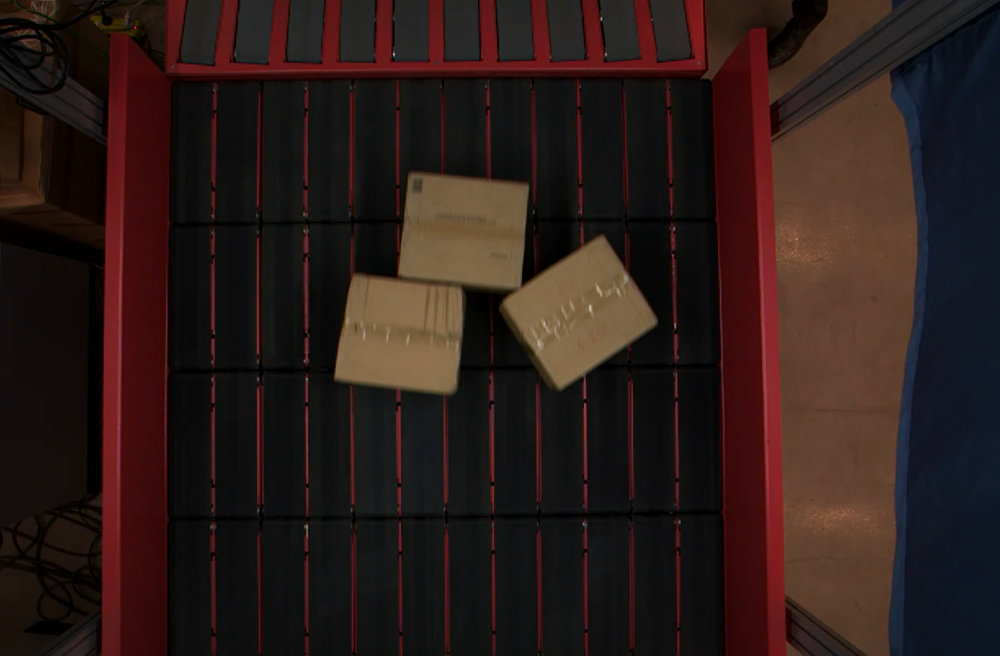
//> input picture box4.png, 1000 x 656 px, shrunk from 1291 x 847 before the run
$ ./Lap_test   (built with g++ and OpenCV 4)
//> lines starting //> are read from the running program, lines starting //| are printed output that depends on the picture; after the words box and inside, x2 and y2 are one past the last pixel; in counts of white or black regions, pixels touching at a corner belong together

/*
读取图像，将原图上进行pyrMeanShiftFiltering()处理，保留更多的边缘信息，
在平滑区进行滤波，保证后面二值化时的效果更好，
转成单通道，二值处理，进行距离变换，将距离变换的结果归一化，找到山峰
再一次进行二值化处理，转到CV_8U类型的图像
进行轮廓发现，绘制轮廓，每次绘制轮廓时用不同的值对每个轮廓进行标记
关键：画一个圆作为标记这个不理解
对原图形态学腐蚀，去除干扰
使用watershed函数，得到maskers
根据masker中的像素值，索引颜色填充
*/

#include<opencv2\core\core.hpp>
#include<opencv2\highgui\highgui.hpp>
#include<opencv2\imgproc\imgproc.hpp>
#include<opencv2\opencv.hpp>
#include<iostream>

using namespace std;
using namespace cv;

int main(int argc, char** argv) {
	Mat src = imread("./box4.png");
//> src is the input picture: 656 rows x 1000 cols, CV_8UC3; mean B, G, R 25.1, 28, 44
    // Rect sel = Rect(210,100,710,747);
    // src = src(sel);
	if (src.empty()) {
		printf("could not load image...\n");
		return -1;
	}
	namedWindow("input image", cv::WINDOW_AUTOSIZE);
	imshow("input image", src);
	// Mat kernel = (Mat_<int>(3,3)<<4,4,4,4,-32,4,4,4,4);
	Mat gray, binary, shifted;
 	//锐化
	// filter2D(src,src,src.depth(),kernel);
	// 将灰度值相近的元素进行聚类，将颜色数据差距不大的像素点合成一个颜色，方便后续处理
	// 去边缘保留滤波，参数：输入图像，输出图像，空间窗的半径，色彩窗的半径
	pyrMeanShiftFiltering(src, shifted, 21, 21);


	imshow("shifted", shifted);
	//滤波后的二值化
	cvtColor(shifted, gray, COLOR_BGR2GRAY);
	// Laplacian(gray,gray,CV_16S,1,1,0);
	// convertScaleAbs(gray,gray);
	threshold(gray, binary, 0, 255, THRESH_BINARY | THRESH_OTSU);
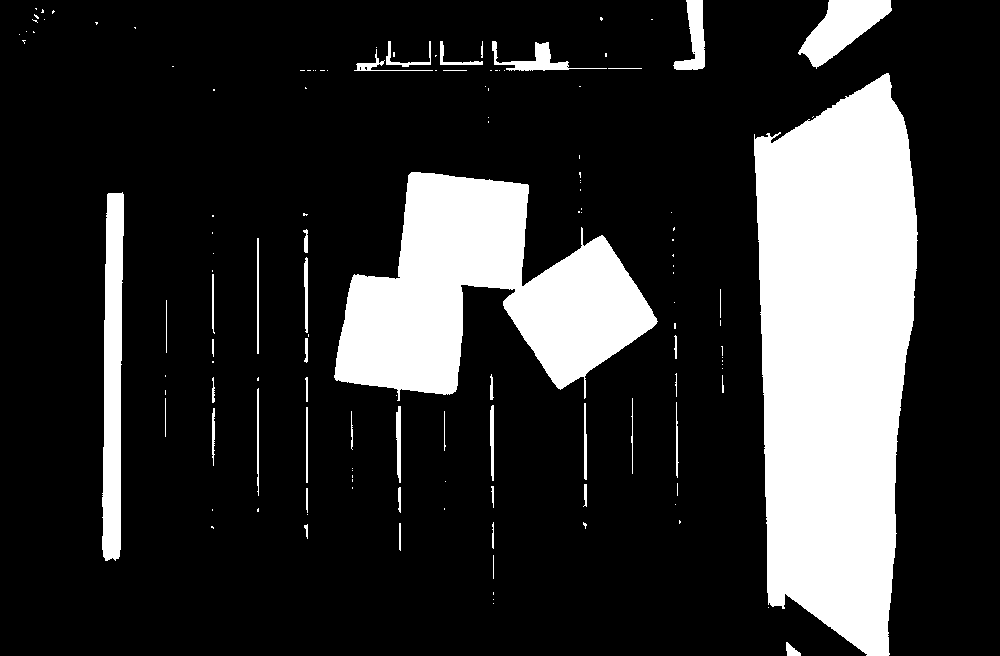
//> binary: 656 rows x 1000 cols, CV_8UC1; 19.7% white; 136 white regions (90 under 20 px), largest, box (x1, y1, x2, y2) and area: (754, 73, 918, 656) 73677, (334, 172, 658, 401) 39428, (102, 192, 124, 561) 6436
	imshow("binary", binary);

	// distance transform
	Mat dist;
	distanceTransform(binary, dist, DistanceTypes::DIST_L2, 3, CV_32F);
	normalize(dist, dist, 0, 1, NORM_MINMAX);//归一化
	imshow("distance result", dist);

	// binary
	threshold(dist, dist, 0.4, 1, THRESH_BINARY);
//> dist: 656 rows x 1000 cols, CV_32FC1; values 0 (black) and 1 (white), 6.7% white; 3 white regions, box (x1, y1, x2, y2) and area: (787, 120, 886, 609) 35402, (369, 206, 495, 361) 5897, (542, 276, 618, 349) 2874
	// threshold(dist, dist, 0,255,THRESH_BINARY | THRESH_OTSU);
	imshow("distance binary", dist);

	// markers
	Mat dist_m;
	dist.convertTo(dist_m, CV_8UC1);				//执行后，dist_m的像素值十分的小，扩大了1000倍，才看出来了轮廓
//> dist_m: 656 rows x 1000 cols, CV_8UC1; values 0 (black) and 1 (white), 6.7% white; 3 white regions
	imshow("dist", dist);							//差点误以为dist_m是一张黑图

	//finContours只支持CV_8UC1的格式，所以要进行通道转换
	vector<vector<Point>> contours;
	findContours(binary, contours, RETR_EXTERNAL, CHAIN_APPROX_SIMPLE, Point(0, 0));
//> contours = 136 contours, 106 with area under 20; largest, box (x1, y1, x2, y2) and area: (754, 73, 918, 656) 72988, (334, 172, 658, 401) 38815, (102, 192, 124, 561) 6054, (798, 0, 892, 69) 3070, (673, 0, 705, 70) 1018
	imshow("dist_m", dist_m);
	// create markers

	Mat markers = Mat::zeros(src.size(), CV_32SC1);// 如果使用 CV_8UC1 ，watershed 函数会报错
												   //因为masker最后的边缘存储是-1，所以必须使用有符号的
	for (size_t t = 0; t < contours.size(); t++) {
		drawContours(markers, contours, static_cast<int>(t), Scalar::all(static_cast<int>(t) + 1), -1);//轮廓数字编号
	}
//> this loop made 136 passes
//> markers: 656 rows x 1000 cols, CV_32SC1; 137 distinct labels, from 0 to 136
	circle(markers, Point(5, 5), 30, Scalar(255), -1);
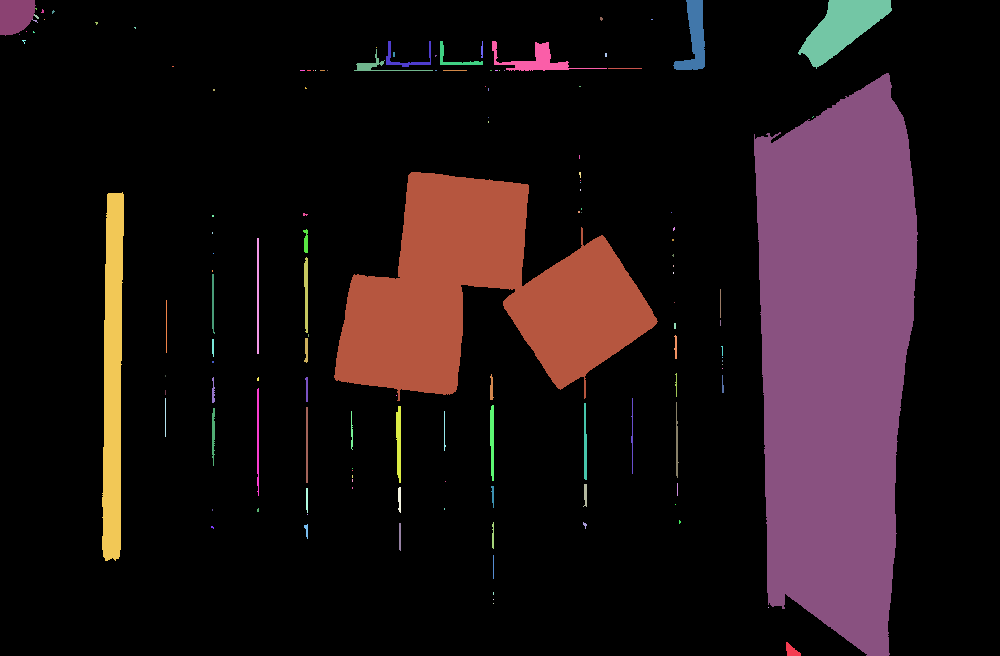
//> markers: 656 rows x 1000 cols, CV_32SC1; 138 distinct labels, from 0 to 255; one colour per label, 0 black
// 创建marker，标记的位置如果在要分割的图像块上会影响分割的结果，如果不创建，分水岭变换会无效
	// imshow("markers", markers * 10000);


	// 形态学操作 - 彩色图像，目的是去掉干扰，让结果更好
	Mat k = getStructuringElement(MORPH_RECT, Size(3, 3), Point(-1, -1));
	morphologyEx(src, src, MORPH_ERODE, k);// 腐蚀，去粘连部位的干扰

	// 完成分水岭变换
	watershed(src, markers);
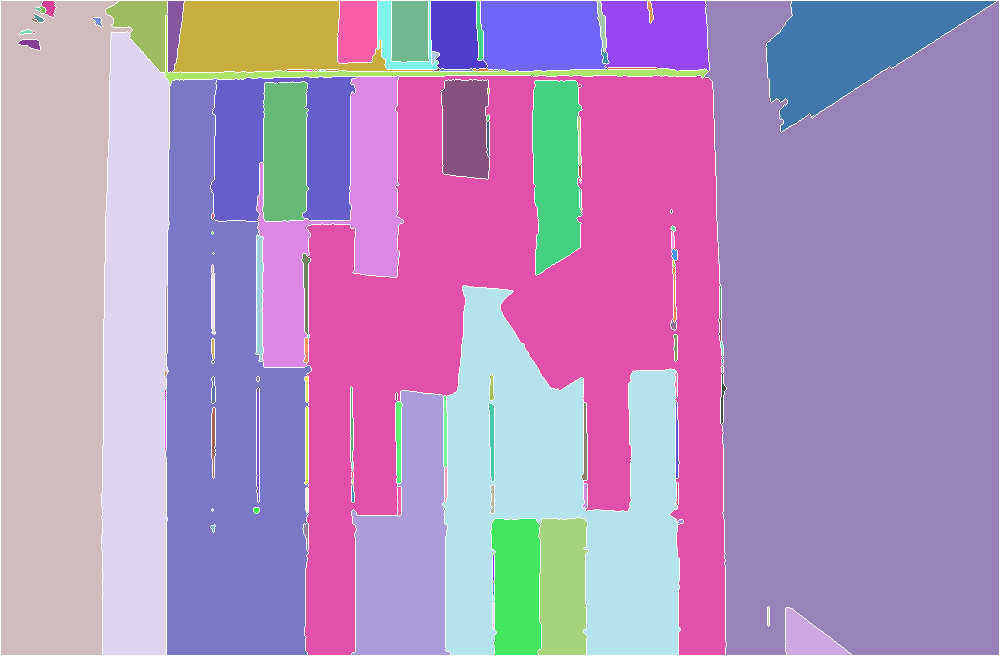
//> markers: 656 rows x 1000 cols, CV_32SC1; 138 distinct labels, from -1 to 255; one colour per label, 0 black, -1 white
	Mat mark = Mat::zeros(markers.size(), CV_8UC1);
	markers.convertTo(mark, CV_8UC1);
	bitwise_not(mark, mark, Mat());
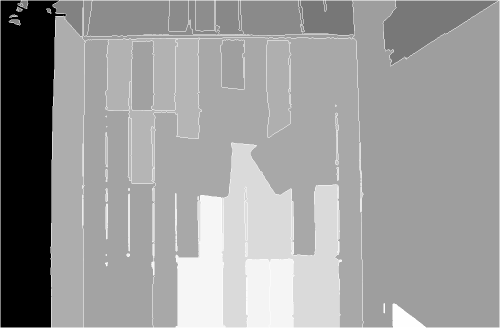
//> mark: 656 rows x 1000 cols, CV_8UC1 (shown at 1/2 size); min 0, max 255, mean 155.2
	imshow("watershed result", mark);

	// generate random color
	vector<Vec3b> colors;
	for (size_t i = 0; i < contours.size(); i++) {
		int r = theRNG().uniform(0, 255);
		int g = theRNG().uniform(0, 255);
		int b = theRNG().uniform(0, 255);
		colors.push_back(Vec3b((uchar)b, (uchar)g, (uchar)r));
	}
//> after the loop, colors = 136 items, first 12: [79, 2, 91], [205, 52, 179], [181, 8, 236], [248, 26, 239], [45, 218, 207], [101, 158, 183], [118, 18, 102], [139, 210, 68], [211, 207, 198], [197, 162, 181], [40, 196, 191], [230, 243, 7]

	// 颜色填充与最终显示
	Mat dst = Mat::zeros(markers.size(), CV_8UC3);
	int index = 0;
	for (int row = 0; row < markers.rows; row++) {
		for (int col = 0; col < markers.cols; col++) {
			index = markers.at<int>(row, col);
			if (index > 0 && index <= contours.size()) {
				dst.at<Vec3b>(row, col) = colors[index - 1];
			}
			else {
				dst.at<Vec3b>(row, col) = Vec3b(0, 0, 0);
			}
		}
	}
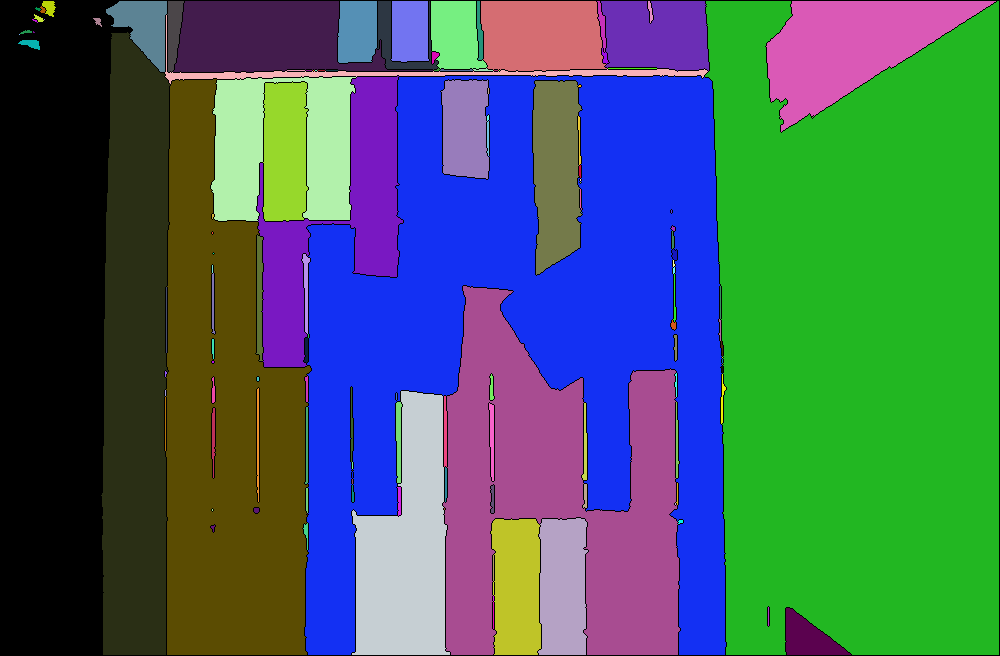
//> dst: 656 rows x 1000 cols, CV_8UC3; mean B, G, R 98.9, 97.5, 67.8
//> after the loop, index = -1

	imshow("Final Result", dst);
	printf("number of objects : %d\n", contours.size());
//| number of objects : 136

	waitKey(0);
	return 0;
}

$ run again, with box2.png copied over box4.png
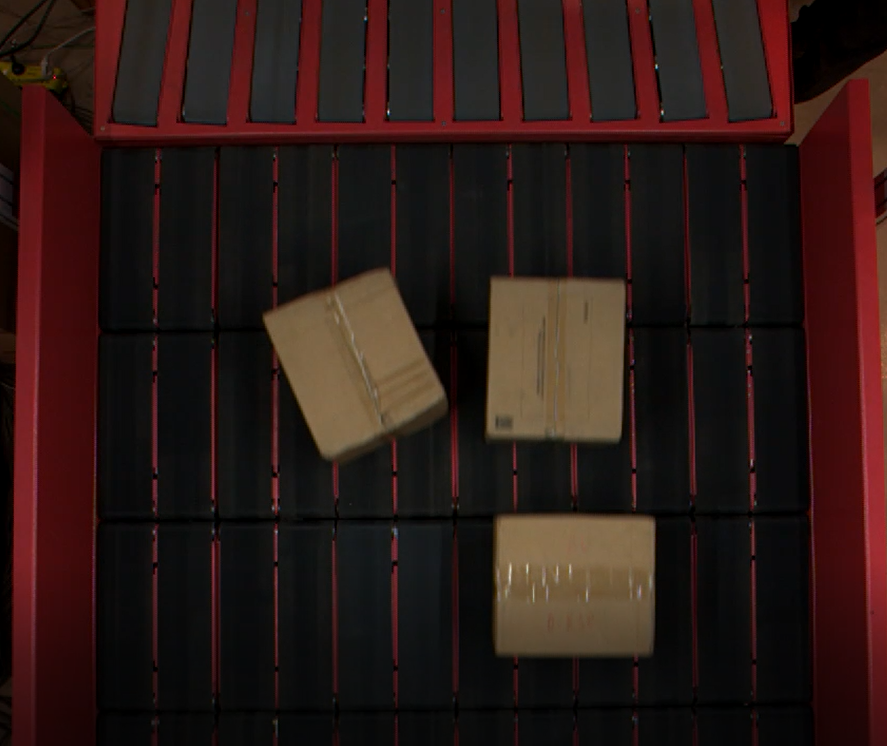
//> input picture box2.png, 887 x 746 px
//> src is the input picture: 746 rows x 887 cols, CV_8UC3; mean B, G, R 21.9, 25.3, 43.5
//> `threshold(gray, binary, 0, 255, THRESH_BINARY | THRESH_OTSU);`:
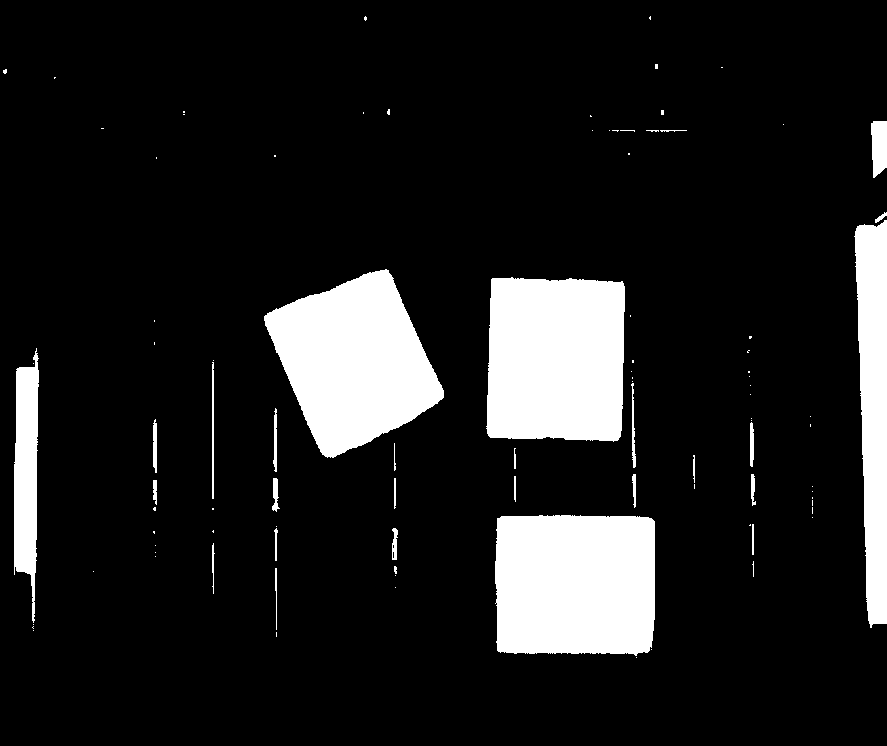
//> binary: 746 rows x 887 cols, CV_8UC1; 12.5% white; 95 white regions (67 under 20 px), largest, box (x1, y1, x2, y2) and area: (495, 515, 655, 656) 21696, (486, 277, 625, 442) 21513, (264, 269, 444, 458) 20871
//> dist_m: 746 rows x 887 cols, CV_8UC1; values 0 (black) and 1 (white), 3.6% white; 4 white regions
//> contours = 95 contours, 72 with area under 20; largest, box (x1, y1, x2, y2) and area: (495, 515, 655, 656) 21408, (486, 277, 625, 442) 21224, (264, 269, 444, 458) 20613, (854, 220, 887, 628) 9801, (14, 348, 39, 623) 4527
//> the loop `for (size_t t = 0; t < contours.size(); t++)` made 95 passes
//> the loop `for (size_t i = 0; i < contours.size(); i++)` made 95 passes
//> after the loop `for (size_t i = 0; i < contours.size(); i++)`: colors = 95 items, first 12: [79, 2, 91], [205, 52, 179], [181, 8, 236], [248, 26, 239], [45, 218, 207], [101, 158, 183], [118, 18, 102], [139, 210, 68], [211, 207, 198], [197, 162, 181], [40, 196, 191], [230, 243, 7]
//> after the loop `for (int row = 0; row < markers.rows; row++)`:
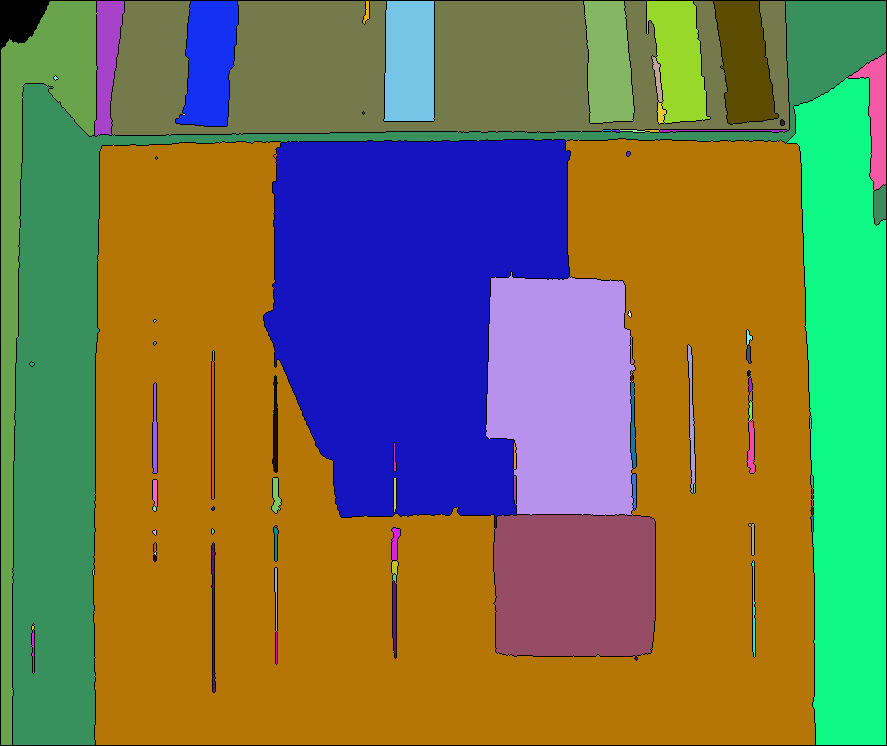
//> dst: 746 rows x 887 cols, CV_8UC3; mean B, G, R 77.4, 116.8, 119.2
//> after the loop `for (int row = 0; row < markers.rows; row++)`: index = -1
//| number of objects : 95
